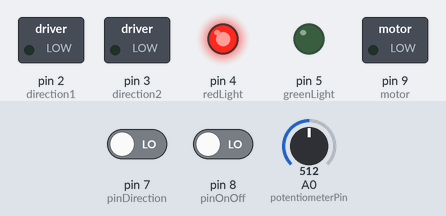
This sketch was run on a simulated Arduino Uno, built with avr-gcc and run on an emulated ATmega328P. Parts: switched loads named in the sketch (green lamp = pin HIGH), output pins drawn as LEDs (lit = HIGH). The inputs (shaded band) are chosen by the test bench; at power-on: pin 8 (pinOnOff) LOW, A0 (potentiometerPin) = 512, pin 7 (pinDirection) LOW.

Above: at 1.2 s.
1.3 s: pin 8 (pinOnOff) driven HIGH
At 1.7 s:
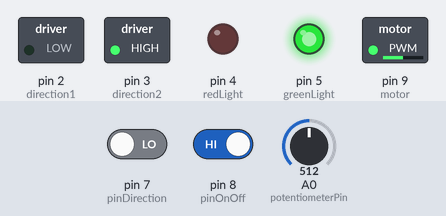
2.8 s: A0 (potentiometerPin) set to 716
At 3.7 s:
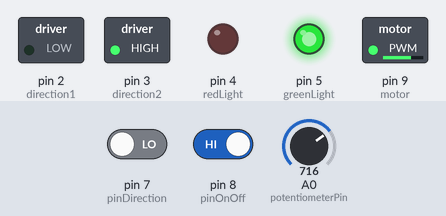
4.3 s: pin 7 (pinDirection) driven HIGH
At 4.9 s:
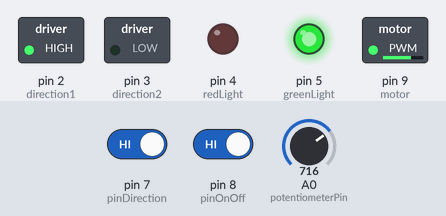
5.8 s: A0 (potentiometerPin) set to 900
At 7.0 s:
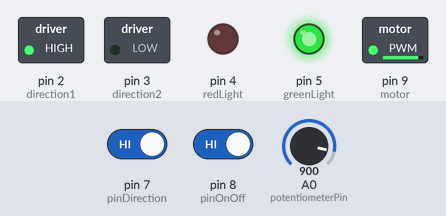
7.3 s: A0 (potentiometerPin) set to 511
At 8.4 s:
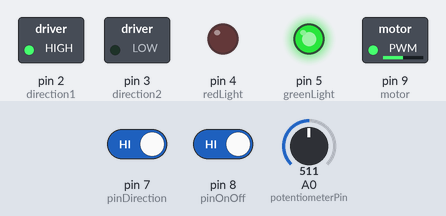
8.8 s: A0 (potentiometerPin) set to 122
At 9.5 s:
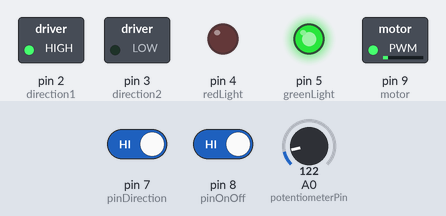
Timing chart, 0 to 11.3 s (numbered marks = the images above; inputs shaded):
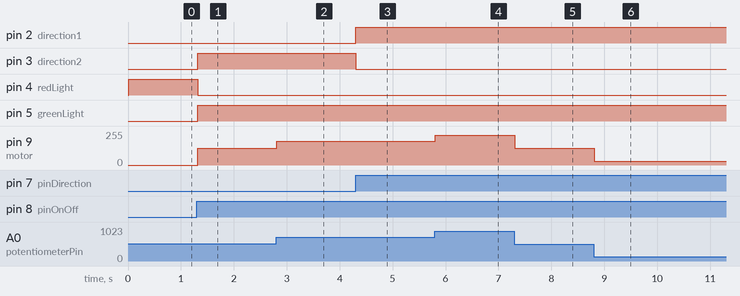

The sketch:

DCMotor.ino
```cpp
/*
 * Aarian Dhanani
 * 3/5/21
 * DC Motor
 */

const int pinDirection = 7;
const int pinOnOff = 8;
const int potentiometerPin = A0;
const int direction1 = 2;
const int direction2 = 3;
const int motor = 9;
const int redLight = 4;
const int greenLight = 5;

boolean onOffValue;
boolean onOffOld;
boolean directionValue;
boolean directionOld;

boolean directionOn = false;
boolean onOff = false;

void setup() {
  Serial.begin(9600);
  pinMode(pinDirection, INPUT);
  pinMode(pinOnOff, INPUT);
  pinMode(potentiometerPin, INPUT);
  pinMode(direction1, OUTPUT);
  pinMode(direction2, OUTPUT);
  pinMode(motor, OUTPUT);
  pinMode(redLight, OUTPUT);
  pinMode(greenLight, OUTPUT);

}

boolean reading (boolean last, int button)
{
  boolean current = digitalRead(button);
  delay(5);
  if (current != last)
  {
    current = digitalRead(button);
  }
  return current;
}

void loop() {
//    onOff = digitalRead(pinOnOff);
    onOffValue = reading(onOffOld, pinOnOff);
    if (onOffValue == HIGH && onOffOld == LOW)
    {
      onOff = !onOff;
    }


//    directionOn = digitalRead(pinDirection);
    directionValue = reading(directionOld, pinDirection);
    if (directionValue == HIGH && directionOld == LOW)
    {
      directionOn = !directionOn;
    }


//    Serial.println(digitalRead(pinDirection));
//    Serial.println(digitalRead(pinOnOff));
//    Serial.println(analogRead(potentiometerPin));

    if (onOff == true)
    {
      if (directionOn == true)
      {
        digitalWrite(direction1, HIGH);
        digitalWrite(direction2, LOW);
      }
      else
      {
        digitalWrite(direction1, LOW);
        digitalWrite(direction2, HIGH);
      }
      int value = analogRead(potentiometerPin);

      value = map(value, 0, 1023, 0, 255);
      analogWrite(motor, value);
      digitalWrite(redLight, LOW);
      digitalWrite(greenLight, HIGH);
    }
    else
    {
      analogWrite(motor, LOW);
      digitalWrite(redLight, HIGH);
      digitalWrite(greenLight, LOW);
    }

    onOffOld = onOffValue;
    directionOld = directionValue;
}
```

Measured:
- after the input at 1.3 s, pin 3 (direction2), pin 5 (greenLight): LOW → HIGH at once; pin 4 (redLight): HIGH → LOW at once; pin 9 (motor): 0/255 → 127/255 at once
- after the input at 2.8 s, pin 9 (motor): 127/255 → 178/255 at once
- after the input at 4.3 s, pin 2 (direction1): LOW → HIGH at once; pin 3 (direction2): HIGH → LOW at once
- after the input at 5.8 s, pin 9 (motor): 178/255 → 224/255 at once
- after the input at 7.3 s, pin 9 (motor): 224/255 → 127/255 at once
- after the input at 8.8 s, pin 9 (motor): 127/255 → 30/255 at once
